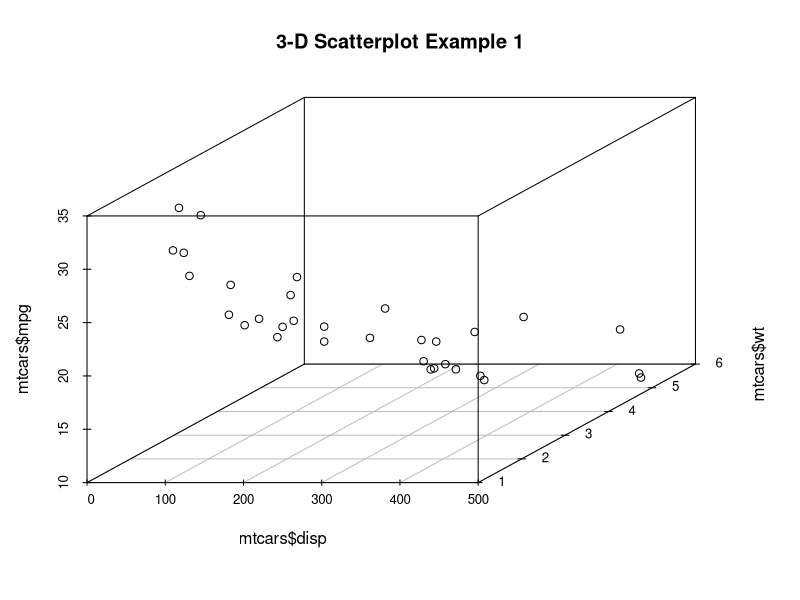
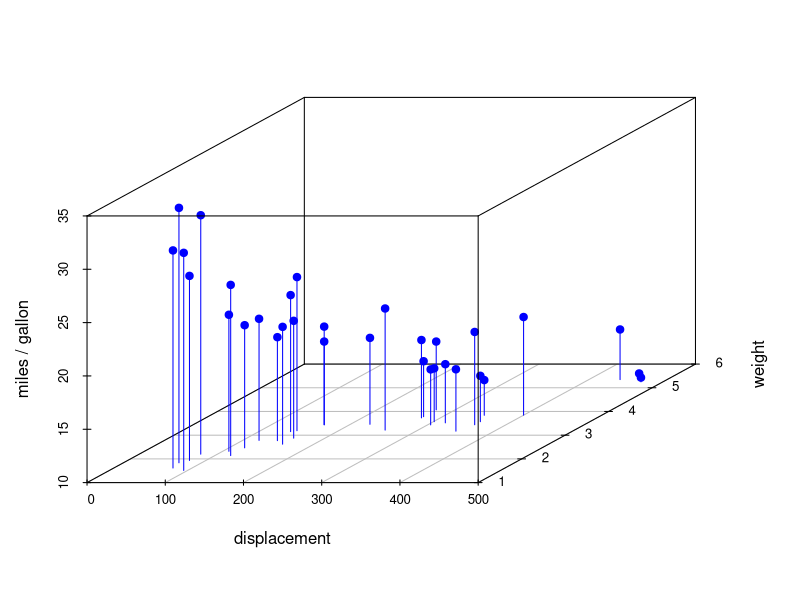
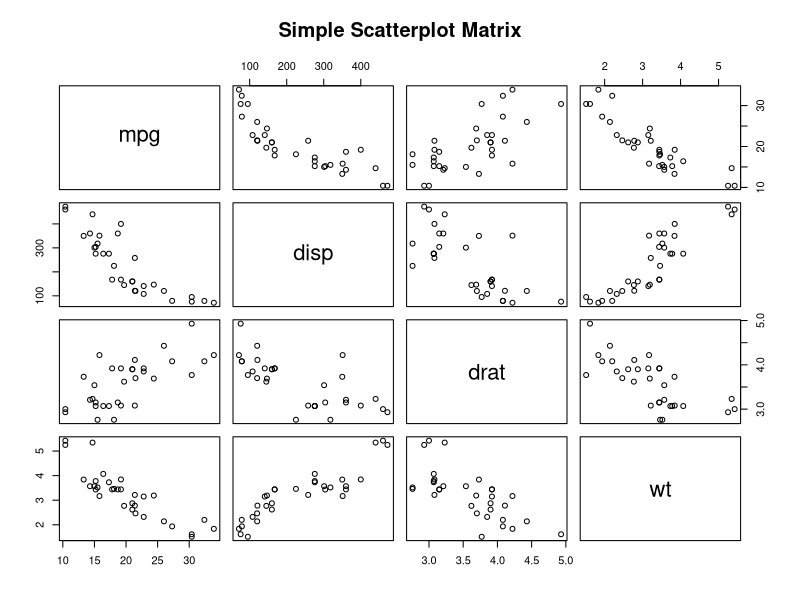

These figures' R source, in order:
library(scatterplot3d)
names(mtcars)
scatterplot3d(mtcars$disp, mtcars$wt, mtcars$mpg, main="3-D Scatterplot Example 1")
scatterplot3d(mtcars$disp, mtcars$wt, mtcars$mpg, color="blue", pch=19, type="h", xlab="displacement", ylab="weight", zlab="miles / gallon")

pairs(~mpg+disp+drat+wt,data=mtcars, main="Simple Scatterplot Matrix")
